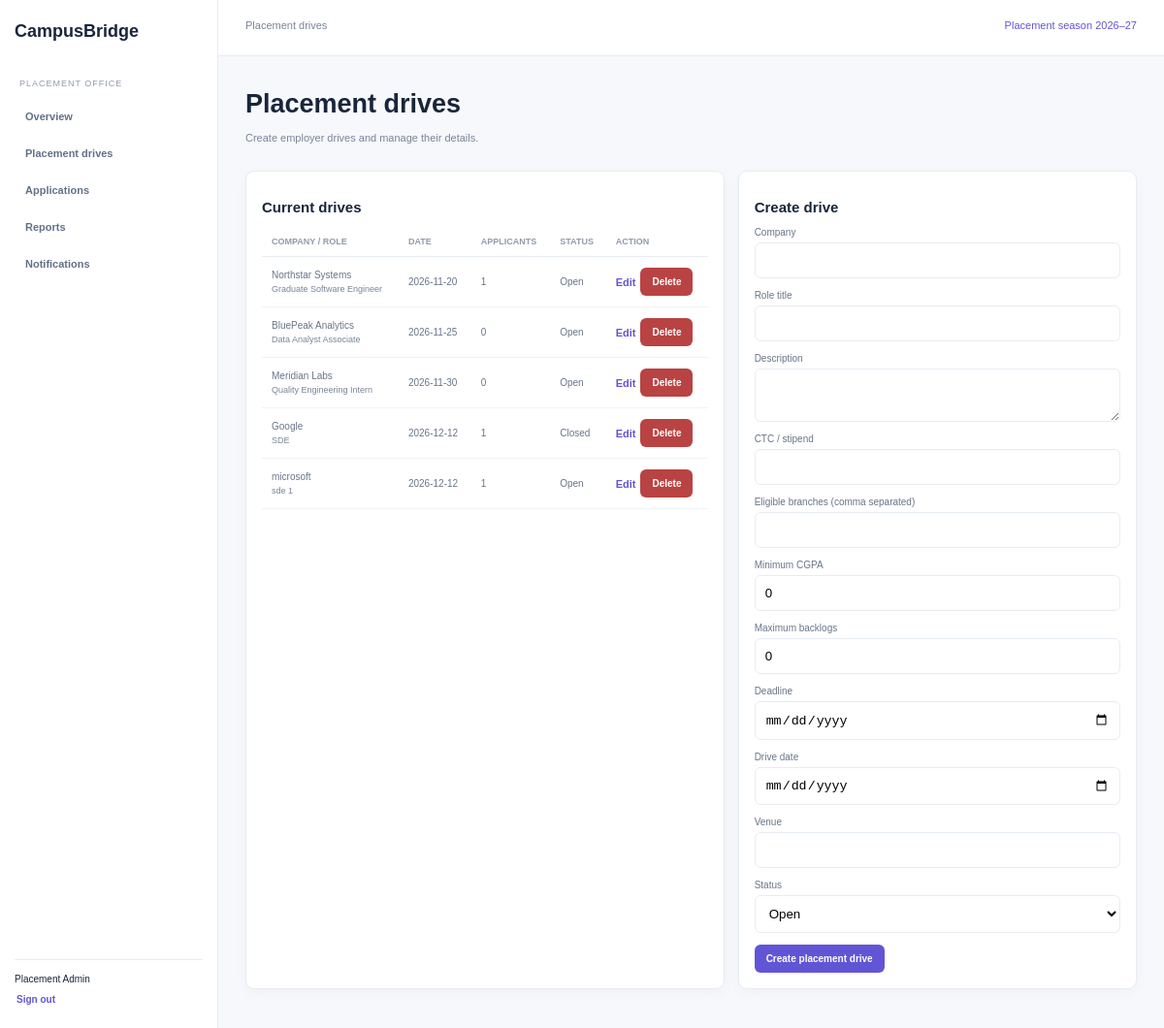
The page /admin/drives (signed in) on the database its author committed.
### tables this page shows
CREATE TABLE users(id INTEGER PRIMARY KEY,name TEXT NOT NULL,email TEXT UNIQUE NOT NULL,password TEXT NOT NULL,role TEXT NOT NULL,branch TEXT DEFAULT '',year INTEGER DEFAULT 2027,cgpa REAL DEFAULT 0,backlogs INTEGER DEFAULT 0, phone TEXT DEFAULT '', email_notifications INTEGER NOT NULL DEFAULT 1, enrollment TEXT);

CREATE TABLE drives(id INTEGER PRIMARY KEY,company_id INTEGER REFERENCES companies(id),title TEXT NOT NULL,description TEXT DEFAULT '',ctc TEXT DEFAULT '',branches TEXT DEFAULT '',mincgpa REAL DEFAULT 0,maxbacklogs INTEGER DEFAULT 0,deadline TEXT NOT NULL,drive_date TEXT NOT NULL,venue TEXT DEFAULT '',status TEXT DEFAULT 'Open');

CREATE TABLE companies(id INTEGER PRIMARY KEY,name TEXT UNIQUE NOT NULL);

### placement_app/placement.py (the view, shortened to what this page needs)
@bp.route("/drives",methods=["GET","POST"])
@login_required("admin")
def drives():
 c=get_db()
 rows=c.execute("SELECT d.*,c.name company,(SELECT count(*) FROM applications a WHERE a.drive_id=d.id) applicants FROM drives d JOIN companies c ON c.id=d.company_id ORDER BY d.drive_date").fetchall()
 return render_template("admin/drives.html",drives=rows,edit_drive=None)

### placement_app/auth.py (called while the page is built)
def get_current_user():
    user_id=session.get("user_id")
    if user_id is None:
        return None
    return get_db().execute("SELECT * FROM users WHERE id=?",(user_id,)).fetchone()

### placement_app/database.py (called while the page is built)
def get_db():
 if "db" not in g:
  g.db=sqlite3.connect(current_app.config["DATABASE"]);g.db.row_factory=sqlite3.Row;g.db.execute("PRAGMA foreign_keys=ON")
 return g.db

### placement_app/security.py (called while the page is built)
def login_required(role=None):
    def decorate(view):
        @wraps(view)
        def wrapped(*args,**kwargs):
            from .auth import get_current_user
            user=get_current_user()
            if user is None:
                return redirect(url_for("auth.login"))
            if role and user["role"]!=role:
                abort(403)
            return view(*args,**kwargs)
        return wrapped
    return decorate

### templates/admin/drives.html (shortened to what this page needs)
{% extends "base.html" %}
{% block title %}Placement drives{% endblock %}
{% block content %}
<h1>Placement drives</h1>
<p>Create employer drives and manage their details.</p>
<div class="columns">
  <section class="panel scroll">
    <h2>Current drives</h2>
    <table>
      <tr><th>Company / role</th><th>Date</th><th>Applicants</th><th>Status</th><th>Action</th></tr>
      {% for d in drives %}
      <tr>
        <td>{{ d.company }}<small>{{ d.title }}</small></td>
        <td>{{ d.drive_date }}</td>
        <td>{{ d.applicants }}</td>
        <td>{{ d.status }}</td>
        <td>
          <div class="inline">
            <a class="button-link" href="{{ url_for('placement.edit_drive',drive_id=d.id) }}">Edit</a>
            <form method="post" action="{{ url_for('placement.delete_drive',drive_id=d.id) }}" onsubmit="return confirm('Delete this placement drive? Drives with applications cannot be deleted.');">
              <button class="danger-button" type="submit">Delete</button>
            </form>
          </div>
        </td>
      </tr>
      {% else %}
      <tr><td colspan="5">No drives created.</td></tr>
      {% endfor %}
    </table>
  </section>
  <section class="panel">
    {% if edit_drive %}
    <h2>Edit placement drive</h2>
    <form method="post" class="formgrid one" action="{{ url_for('placement.edit_drive',drive_id=edit_drive.id) }}">
      <input type="hidden" name="_csrf_token" value="{{ csrf_token }}">
      <label>Company<input name="company" value="{{ edit_drive.company }}" required></label>
      <label>Role title<input name="title" value="{{ edit_drive.title }}" required></label>
      <label>Description<textarea name="description">{{ edit_drive.description }}</textarea></label>
      <label>CTC / stipend<input name="ctc" value="{{ edit_drive.ctc }}"></label>
      <label>Eligible branches (comma separated)<input name="branches" value="{{ edit_drive.branches|replace(';', ', ') }}"></label>
      <label>Minimum CGPA<input type="number" name="min_cgpa" step=".1" min="0" max="10" value="{{ edit_drive.mincgpa }}" required></label>
      <label>Maximum backlogs<input type="number" name="max_backlogs" min="0" value="{{ edit_drive.maxbacklogs }}" required></label>
      <label>Deadline<input type="date" name="deadline" value="{{ edit_drive.deadline }}" required></label>
      <label>Drive date<input type="date" name="drive_date" value="{{ edit_drive.drive_date }}" required></label>
      <label>Venue<input name="venue" value="{{ edit_drive.venue }}"></label>
      <label>Status<select name="status">{% for s in ['Open','Draft','Closed'] %}<option {{ 'selected' if s==edit_drive.status }}>{{ s }}</option>{% endfor %}</select></label>
      <div class="inline"><button>Save changes</button><a href="{{ url_for('placement.drives') }}">Cancel</a></div>
    </form>
    {% else %}
    <h2>Create drive</h2>
    <form method="post" class="formgrid one" action="{{ url_for('placement.drives') }}">
      <label>Company<input name="company" required></label>
      <label>Role title<input name="title" required></label>
      <label>Description<textarea name="description"></textarea></label>
      <label>CTC / stipend<input name="ctc"></label>
      <label>Eligible branches (comma separated)<input name="branches"></label>
      <label>Minimum CGPA<input type="number" name="min_cgpa" step=".1" min="0" max="10" value="0"></label>
      <label>Maximum backlogs<input type="number" name="max_backlogs" min="0" value="0"></label>
      <label>Deadline<input type="date" name="deadline" required></label>
      <label>Drive date<input type="date" name="drive_date" required></label>
      <label>Venue<input name="venue"></label>
      <label>Status<select name="status"><option>Open</option><option>Draft</option></select></label>
      <button>Create placement drive</button>
    </form>
    {% endif %}
  </section>
</div>
{% endblock %}

### templates/base.html
<!doctype html><html lang="en"><head><meta charset="utf-8"><meta name="viewport" content="width=device-width,initial-scale=1"><title>{% block title %}Placement Hub{% endblock %} · CampusBridge</title><link rel="stylesheet" href="{{ url_for('static',filename='style.css') }}"></head><body>{% if current_user %}<div class="shell"><aside><a class="brand" href="{{ url_for('home') }}">CampusBridge</a><small>{{ 'PLACEMENT OFFICE' if current_user.role=='admin' else 'STUDENT WORKSPACE' }}</small><nav>{% if current_user.role=='student' %}<a href="{{ url_for('student.dashboard') }}">Overview</a><a href="{{ url_for('student.opportunities') }}">Opportunities</a><a href="{{ url_for('student.applications') }}">My applications</a><a href="{{ url_for('student.profile') }}">My profile</a>{% else %}<a href="{{ url_for('placement.dashboard') }}">Overview</a><a href="{{ url_for('placement.drives') }}">Placement drives</a><a href="{{ url_for('placement.applications') }}">Applications</a><a href="{{ url_for('reports.index') }}">Reports</a>{% endif %}<a href="{{ url_for('notifications.index') }}">Notifications</a></nav><footer>{{ current_user.name }}<form method="post" action="{{ url_for('auth.logout') }}"><input type="hidden" name="_csrf_token" value="{{ csrf_token }}"><button>Sign out</button></form></footer></aside><main><header>{{ self.title() }} <span>Placement season 2026–27</span></header><div class="content">{% for kind,message in get_flashed_messages(with_categories=true) %}<p class="flash {{ kind }}">{{ message }}</p>{% endfor %}{% block content %}{% endblock %}</div></main></div>{% else %}{% block public_content %}{% endblock %}{% endif %}</body></html>

### static/style.css (style rules this page uses)
:root { --ink:#19263a;--muted:#788598;--line:#e7ecf2;--purple:#6255d5;--bg:#f6f8fb }
* { box-sizing:border-box }
body { margin:0;background:var(--bg);color:var(--ink);font:14px "DM Sans",Arial }
h1,h2,b,.brand { font-family:Manrope,Arial }
h1 { font-size:27px;margin:8px 0 }
h2 { font-size:15px }
p { color:var(--muted);font-size:11px;line-height:1.5 }
a { color:var(--purple);text-decoration:none;font-size:11px;font-weight:700 }
.shell aside { position:fixed;inset:0 auto 0 0;width:225px;background:white;border-right:1px solid var(--line);padding:22px 15px;display:flex;flex-direction:column }
.brand { font-size:18px;color:var(--ink);font-weight:800 }
.shell aside>small { margin:38px 5px 12px;color:#929bab;font-size:9px;letter-spacing:1px }
.shell nav { display:grid;gap:4px }
.shell nav a { padding:11px;border-radius:7px;color:#637187 }
.shell footer { margin-top:auto;border-top:1px solid var(--line);padding-top:14px;font-size:10px }
.shell footer form { margin-top:8px }
.shell button,.login button,.formgrid button { border:0;border-radius:6px;background:var(--purple);color:white;padding:9px 12px;font-weight:700;cursor:pointer;font-size:10px }
.shell footer button { background:transparent;color:var(--purple);padding:2px }
.shell main { margin-left:225px }
.shell header { height:58px;background:white;border-bottom:1px solid var(--line);padding:20px 28px;font-size:11px;color:var(--muted) }
.shell header span { float:right;color:var(--purple) }
.content { padding:26px 28px;max-width:1400px;margin:auto }
.panel,.stats>div { background:white;border:1px solid var(--line);border-radius:9px;padding:16px;margin:14px 0;box-shadow:0 4px 14px #23354a08 }
.columns { display:grid;grid-template-columns:1.2fr 1fr;gap:14px }
.row small,td small,small { display:block;color:var(--muted);font-size:9px;margin-top:4px }
.scroll { overflow:auto }
table { border-collapse:collapse;width:100%;text-align:left;white-space:nowrap }
th { font-size:9px;color:#929bab;text-transform:uppercase;padding:10px;border-bottom:1px solid var(--line) }
td { font-size:10px;color:#687589;padding:11px 10px;border-bottom:1px solid #f0f2f5 }
.inline { display:flex;gap:5px;align-items:center }
.formgrid { display:grid;grid-template-columns:1fr 1fr;gap:12px }
.formgrid.one { grid-template-columns:1fr }
.formgrid label,.login label { display:grid;gap:5px;font-size:10px;color:#687589 }
.formgrid input,.formgrid textarea,.formgrid select,.login input,#q { padding:10px;border:1px solid var(--line);border-radius:6px;background:white }
.formgrid textarea { min-height:55px }
.formgrid button { justify-self:start }
.danger-button { background:#b94343!important }

### rows shown on the page
users: role "PLACEMENT OFFICE", name "Placement Admin"
drives: company "Northstar Systems", title "Graduate Software Engineer", drive_date "2026-11-20", applicants "1", status "Open"
drives: company "BluePeak Analytics", title "Data Analyst Associate", drive_date "2026-11-25", applicants "0", status "Open"
drives: company "Meridian Labs", title "Quality Engineering Intern", drive_date "2026-11-30", applicants "0", status "Open"
drives: company "Google", title "SDE", drive_date "2026-12-12", applicants "1", status "Closed"
drives: company "microsoft", title "sde 1", drive_date "2026-12-12", applicants "1", status "Open"
